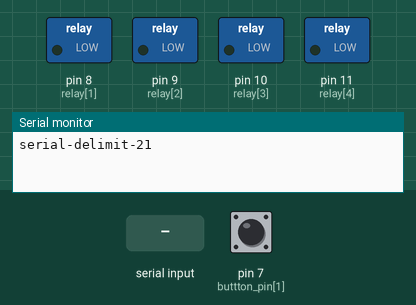
Bench run of a sketch on a simulated Arduino Uno, built with avr-gcc and run on an emulated ATmega328P. Parts: switched loads named in the sketch (green lamp = pin HIGH), the last lines printed to the serial monitor. The inputs (shaded band) are chosen by the test bench; at power-on: pin 7 (buttton_pin[1]) LOW.

Above: at 1.2 s.
1.3 s: pin 7 (buttton_pin[1]) pulled HIGH for 0.15 s
At 2.6 s:
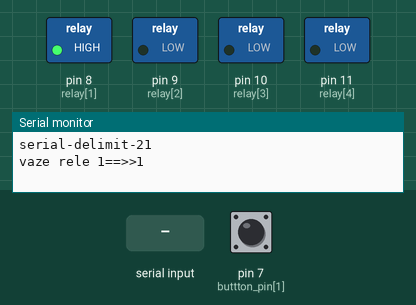
2.9 s: "2" received over Serial
At 3.4 s:
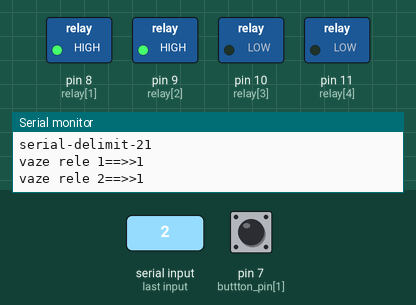
4.4 s: "1" received over Serial
At 5.6 s:
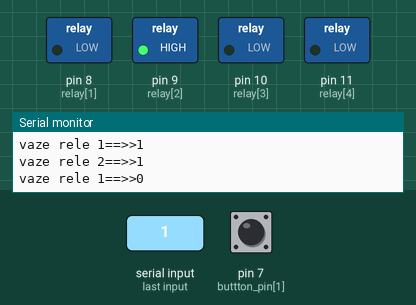
5.9 s: "3" received over Serial
At 6.9 s:
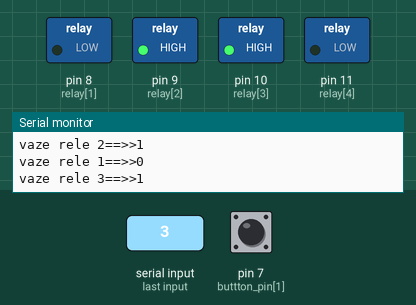
7.4 s: pin 7 (buttton_pin[1]) pulled HIGH for 1 s
At 9.6 s:
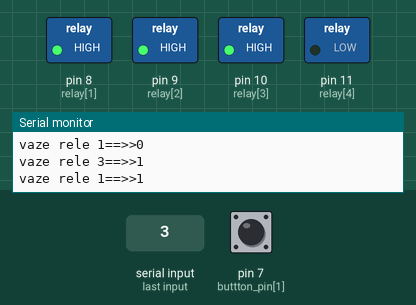
9.9 s: "4" received over Serial
At 11.1 s:
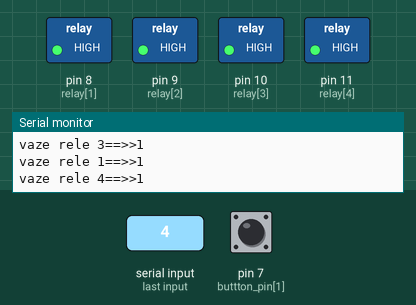
Timing chart, 0 to 12.4 s (numbered marks = the images above; inputs shaded):
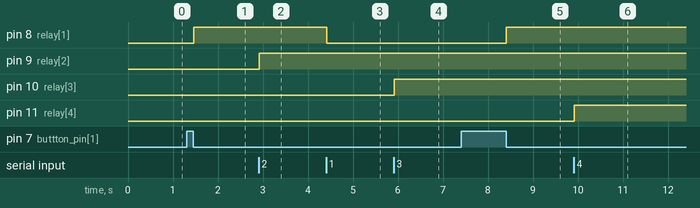

Measured:
- after the input at 1.3 s, pin 8 (relay[1]): LOW → HIGH after 0.16 s
- after the input at 2.9 s, pin 9 (relay[2]): LOW → HIGH at once
- after the input at 4.4 s, pin 8 (relay[1]): HIGH → LOW at once
- after the input at 5.9 s, pin 10 (relay[3]): LOW → HIGH at once
- after the input at 7.4 s, pin 8 (relay[1]): LOW → HIGH after 1.0 s
- after the input at 9.9 s, pin 11 (relay[4]): LOW → HIGH at once

The sketch:

arduinoFile.ino
```cpp
// توضیحان رو بخون این در مورد بلوتوثه
//hello its a test to push and pull requests :)
String readString ;
String dd ;

int relay [5] = {0,8,9,10,11};
/* int relay1 = 8 ;
int relay2 = 9 ;
int relay3 = 10 ;
int relay4 = 11 ;
*/
int buttonState [5] ;
/*
int buttonState_1 ;
int buttonState_2 ;
int buttonState_3 ;
int buttonState_4 ;
*/
int relay_state [5];
/*
int relay_state_1 ;
int relay_state_2 ;
int relay_state_3 ;
int relay_state_4 ;
*/
int pre_relay_state [5] ;
/*
int pre_relay_state_1 ;
int pre_relay_state_2 ;
int pre_relay_state_3 ;
int pre_relay_state_4 ;
*/

 int buttton_pin [5] = {00,7,6,5,4};
/*
int buttton_pin_1 = 7 ;
int buttton_pin_2 = 6 ;
int buttton_pin_3 = 5 ;
int buttton_pin_4 = 4 ;*/
//-------------------------------------------------
void setup() {
  pinMode(relay[1] , OUTPUT);
  pinMode(relay[2] , OUTPUT);
  pinMode(relay[3] , OUTPUT);
  pinMode(relay[4] , OUTPUT);
  pinMode(buttton_pin [1] , INPUT);
  pinMode(buttton_pin [2] , INPUT);
  pinMode(buttton_pin [3] , INPUT);
  pinMode(buttton_pin [4] , INPUT);
  Serial.begin(9600);
  Serial.println("serial-delimit-21");
}
//--------------------------------------------------
void loop() {

 dd =  bluestring();

        if(dd == "1"){
            relay_state [1] = change(relay_state [1]);
        }
    else if (dd == "2") {
        relay_state [2] = change(relay_state [2]);
    }
    else if (dd == "3") {
        relay_state [3] = change(relay_state [3]);
    }
    else if (dd == "4") {
        relay_state [4] = change(relay_state [4]);
    }

        /* if (dd == "on1") {
            relay_state [1] = 1;
        }
    else if (dd == "on2") {
        relay_state [2] = 1;
    }
    else if (dd == "on3") {
        relay_state [3] = 1;
    }
    else if (dd == "on3") {
        relay_state [3] = 1;
    }
    else if (dd == "on4") {
        relay_state [4] = 1;
    }
 //----------------------
        else if (dd == "off1") {
            relay_state [1] = 0;
        }
        else if (dd == "off2") {
            relay_state [2] = 0;
        }
        else if (dd == "off3") {
            relay_state [3] = 0;
        }
        else if (dd == "off3") {
        relay_state [3] = 0;
        }
        else if (dd == "off4") {
            relay_state [4] = 0;
        }
 //-----------------------------------------------------
           */
           else if (dd == "vaz"){
       for (int i = 1 ; i<5 ; i++){
           Serial.print("relay_state ");
           Serial.print(i);
           Serial.print("==>>");
           Serial.println(relay_state [i]);
           delay(150);
           }
       }
                                    /*
                                        else if (dd == "vaz") {
                                            Serial.print("relay_state [1]");
                                                Serial.println(relay_state [1]);
                                                delay(100);
                                            Serial.print("relay_state [2]");
                                                Serial.println(relay_state [2]);
                                                delay(100);
                                            Serial.print("relay_state [3]");
                                                Serial.println(relay_state [3]);
                                                delay(100);
                                            Serial.print("relay_state [4]");
                                                Serial.println(relay_state [4]);
                                                delay(100);

                                        }*/


/*
        if (dd == "on"){
            relay_state [1] = 1;
        }
            else if (dd == "off"){
                relay_state [1] = 0 ;
            }
            else if (dd == "vaz"){
                Serial.println(relay_state [1]);
            }
*/


buttonState[1] = digitalRead(buttton_pin [1]);
        if (buttonState[1] ==  HIGH){
            while (buttonState[1] == HIGH) {
            delay(20) ;
            buttonState[1] = digitalRead(buttton_pin [1]);
            }
            relay_state [1] = change(relay_state [1]);                 /* if( relay_state [1] == 1){
                                                                    relay_state [1] = 0 ;
                                                                    }
                                                                    else{
                                                                    relay_state [1] = 1 ;
                                                                    }  */
        }

//buttonState[2] = digitalRead(buttton_pin [2]);
//        if (buttonState[2] ==  HIGH){
//            while (buttonState[2] == HIGH) {
//            delay(20) ;
//            buttonState[2] = digitalRead(buttton_pin [2]);
//            }
//            relay_state [2] = change(relay_state [2]);                  /* if( relay_state [2] == 1){
//                                                                    relay_state [2] = 0 ;
//                                                                    }
//                                                                    else{
//                                                                    relay_state [2] = 1 ;
//                                                                    }  */
//        }
//
//buttonState[3] = digitalRead(buttton_pin [3]);
//        if (buttonState[3] ==  HIGH){
//            while (buttonState[3] == HIGH) {
//            delay(20) ;
//            buttonState[3] = digitalRead(buttton_pin [3]);
//            }
//            relay_state [3] = change(relay_state [3]) ;/* if( relay_state [3] == 1){
//                                                    relay_state [3] = 0 ;
//                                                    }
//                                                    else{
//                                                    relay_state [3] = 1 ;
//                                                    }  */
//        }
//
//buttonState[4] = digitalRead(buttton_pin [4]);
//        if (buttonState[4] ==  HIGH){
//            while (buttonState[4] == HIGH) {
//            delay(20) ;
//            buttonState[4] = digitalRead(buttton_pin [4]);
//            }
//            relay_state [4] = change(relay_state [4]);/*if( relay_state [4] == 1){
//                                                    relay_state [4] = 0 ;
//                                                    }
//                                                    else{
//                                                    relay_state [4] = 1 ;
//                                                    }*/
//        }
//
//
//


 pre_relay_state [1] = chek_with_pre(pre_relay_state [1],relay_state [1] , relay[1]);                                    /*
                                if(pre_relay_state [1] != relay_state [1]){

                                        if (relay_state [1] == 1){
                                            pre_relay_state [1] = relay_state [1] ;
                                            Serial.println("vaze rele 1");
                                            Serial.println(relay_state [1]);
                                            digitalWrite(relay[1], HIGH);
                                        }
                                        else if (relay_state [1] == 0){
                                            pre_relay_state [1] = relay_state [1] ;
                                            Serial.println("vaze rele 1");
                                            Serial.println(relay_state [1]);
                                            digitalWrite (relay[1], LOW);
                                        }
                                    delay(500);
                                } */
pre_relay_state [2]= chek_with_pre(pre_relay_state [2],relay_state [2],relay[2]);
    /* if(pre_relay_state [2] != relay_state [2]){

            if (relay_state [2] == 1){
                pre_relay_state [2] = relay_state [2] ;
                Serial.println("vaze rele 2");
                Serial.println(relay_state [2]);
                digitalWrite(relay[2], HIGH);
            }
            else if (relay_state [2] == 0){
                pre_relay_state [2] = relay_state [2] ;
                Serial.println("vaze rele 2");
                Serial.println(relay_state [2]);
                digitalWrite (relay[2], LOW);
            }
        delay(500);
    }
*/
pre_relay_state [3]= chek_with_pre(pre_relay_state [3] , relay_state [3] , relay[3]);
  /*   if(pre_relay_state [3] != relay_state [3]){

            if (relay_state [3] == 1){
                pre_relay_state [3] = relay_state [3] ;
                Serial.println("vaze rele 3");
                Serial.println(relay_state [3]);
                digitalWrite(relay[3], HIGH);
            }
            else if (relay_state [3] == 0){
                pre_relay_state [3] = relay_state [3] ;
                Serial.println("vaze rele 3");
                Serial.println(relay_state [3]);
                digitalWrite (relay[3], LOW);
            }
        delay(500);
    }
*/
pre_relay_state [4]= chek_with_pre( pre_relay_state [4] , relay_state [4] , relay[4] );
  /*  if(pre_relay_state [4] != relay_state [4]){

            if (relay_state [4] == 1){
                pre_relay_state [4] = relay_state [4] ;
                Serial.println("vaze rele 4");
                Serial.println(relay_state [4]);
                digitalWrite(relay[4], HIGH);
            }
            else if (relay_state [4] == 0){
                pre_relay_state [4] = relay_state [4] ;
                Serial.println("vaze rele 4");
                Serial.println(relay_state [4]);
                digitalWrite (relay[4], LOW);
            }
        delay(500);
    }*/
}
//---------------------------------------------------
String bluestring (){
  //این تابع متن رو به صورت استرین ذخیره میکنه و توی
  //آخر تابع اون رو ریترن (برگردوندن) میکنه ولی فعلا
  //پورت سریال جدایی نداره و باید بلوتوث رو به 0 و 1
  //وصل کرد
  readString="";
  while (Serial.available()) {
    delay(10);

    char c = Serial.read();
    if (c == ',') {
      break;
    }
    readString += c;
  }

  if (readString.length() >0) {

   /* if (readString == "kosar"){
      Serial.println("salllllllllaaaaam");
      }
      if(readString == "mamad"){
        digitalWrite(led , HIGH);
        }
        if (readString == "fateme"){
          digitalWrite(led , LOW);
          }
    //readString="";*/
  }
  return readString ;
}
//______________________________________________________
int change (int a ){
if(a == 1){
    a = 0 ;
}
else {
    a = 1 ;
}

return a ;
}
//__________________________________________________________--
int chek_with_pre (int pre_relay_state_11 , int relay_state_11 , int relay11 ){

if(pre_relay_state_11 != relay_state_11){

            if (relay_state_11 == 1){
                pre_relay_state_11 = relay_state_11 ;
                Serial.print("vaze rele ");
                Serial.print(relay11-7);//منهای هفت برا اینه که اسم رله مثلا 3 عه ولی اسم پایه 10
                Serial.print("==>>");
                Serial.println( relay_state_11 );
                digitalWrite(relay11, HIGH);//ممکنه این جا به مشکل بوخوره چون رله11 رو ممکنه بگه نمیشناسه اون موقع بد بختی دیگه
            }
            else if (relay_state_11 == 0){
                pre_relay_state_11 = relay_state_11 ;
                Serial.print("vaze rele ");
                Serial.print(relay11-7); //منهای هفت برا اینه که اسم رله مثلا 3 عه ولی اسم پایه 10
                Serial.print("==>>");
                Serial.println(relay_state_11);
                digitalWrite (relay11, LOW);//ممکنه این جا به مشکل بوخوره چون رله11 رو ممکنه بگه نمیشناسه اون موقع بد بختی دیگه
            }
        delay(500);
     return pre_relay_state_11 ;
    }
}
void nemidonam (){
for (int i = 1 ; i < 5 ; i++){
buttonState[i] = digitalRead(buttton_pin [i]);
        if (buttonState[i] ==  HIGH){
            while (buttonState[i] == HIGH) {
            delay(20) ;
            buttonState[i] = digitalRead(buttton_pin [i]);
            }
            relay_state [i] = change(relay_state [i]);     /*if( relay_state [4] == 1){
                                                            relay_state [4] = 0 ;
                                                            }
                                                            else{
                                                            relay_state [4] = 1 ;
                                                            }*/
        }

}


}
```
